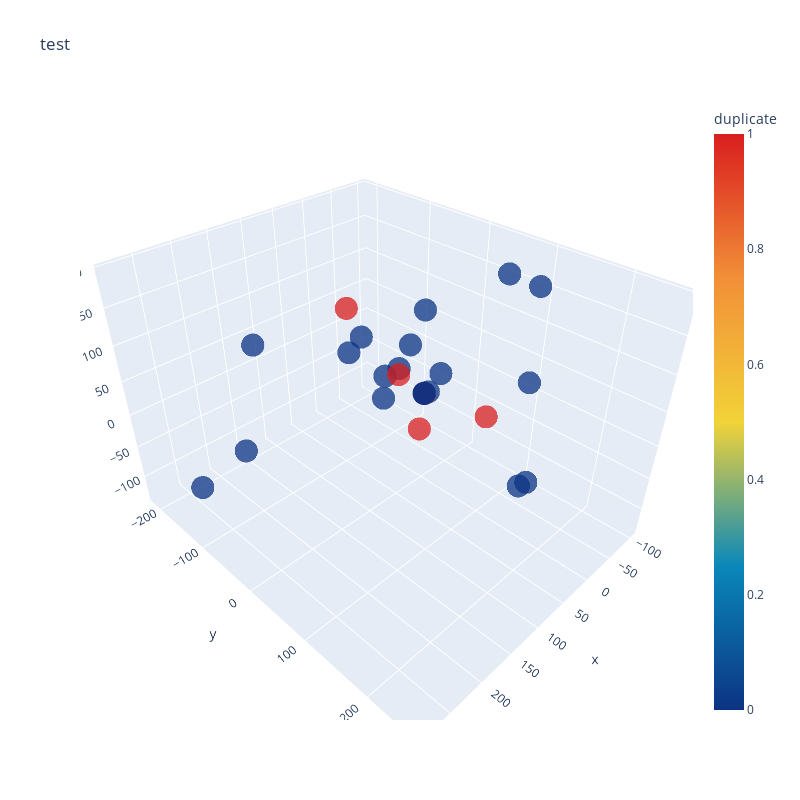

Notebook code cell kept with this figure:
### Code cell
trace1 = go.Scatter3d(
    x=tsne[:,0],
    y=tsne[:,1],
    z=tsne[:,2],
    mode='markers',
    marker=dict(
        sizemode='diameter',
        color = dfs['is_duplicate'].values,
        colorscale = 'Portland',
        colorbar = dict(title = 'duplicate'),
        line=dict(color='rgb(255, 255, 255)'),
        opacity=0.75
    )
)

data=[trace1]
layout=dict(height=800, width=800, title='test')
fig=dict(data=data, layout=layout)
py.iplot(fig, filename='3DBubble')

### Figure 1 — Plotly figure (JSON) as saved in the notebook; plotly's stock layout.template omitted (floating-point values rounded to 4 significant figures; data arrays with more than 128 entries replaced by an {"elided": "..."} marker saying what was removed)
{"data": [{"marker": {"color": {"elided": "2500 int values"}, "colorbar": {"title": {"text": "duplicate"}}, "colorscale": [[0, "rgb(12,51,131)"], [0.25, "rgb(10,136,186)"], [0.5, "rgb(242,211,56)"], [0.75, "rgb(242,143,56)"], [1, "rgb(217,30,30)"]], "line": {"color": "rgb(255, 255, 255)"}, "opacity": 0.75, "sizemode": "diameter"}, "mode": "markers", "type": "scatter3d", "x": {"elided": "2500 float values"}, "y": {"elided": "2500 float values"}, "z": {"elided": "2500 float values"}}], "layout": {"height": 800, "title": {"text": "test"}, "width": 800, "scene": {"aspectratio": {"x": 0.9913, "y": 1.207, "z": 0.8359}, "aspectmode": "auto"}}}
